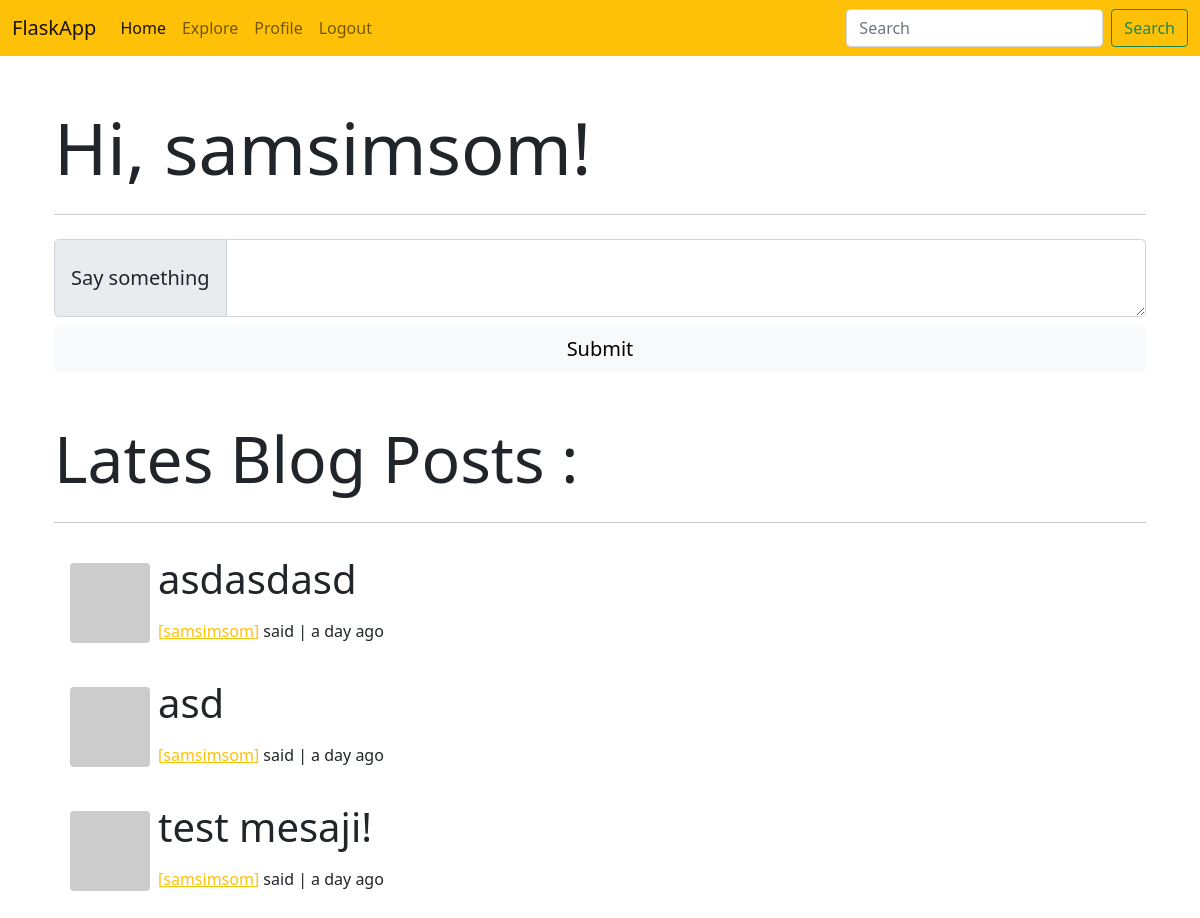
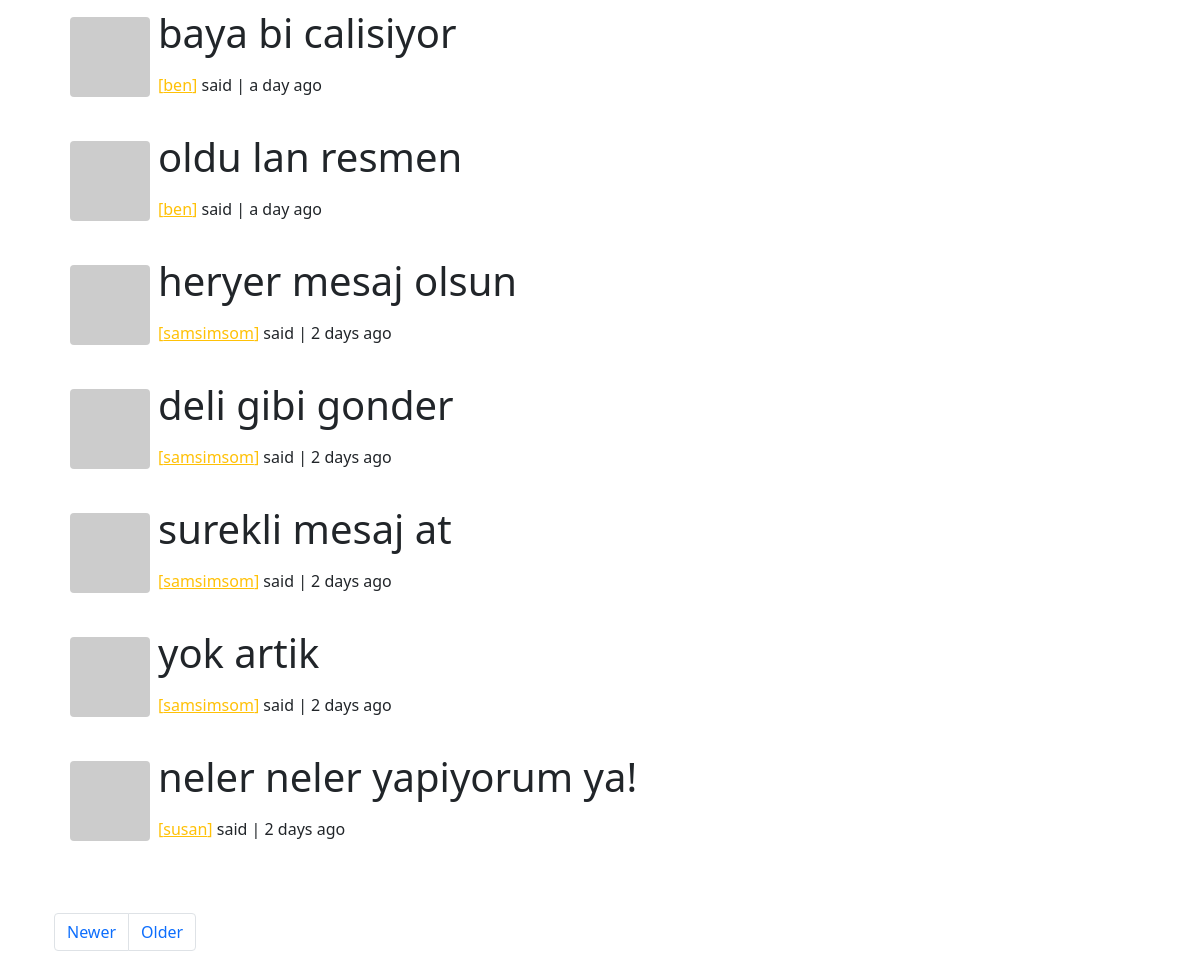
Screenshot of /index?page=2 (signed in) with the database file from the repository (2 pictures, top to bottom).
### app/models.py (models this page shows, shortened)
class User(UserMixin, db.Model):
    id = db.Column(db.Integer, primary_key=True)
    username = db.Column(db.String(64), index=True, unique=True)
    email = db.Column(db.String(120), index=True, unique=True)
    password_hash = db.Column(db.String(128))
    about_me = db.Column(db.String(140))
    last_seen = db.Column(db.DateTime, default=datetime.utcnow)
    posts = db.relationship('Post', backref='author', lazy='dynamic')
    followed = db.relationship('User',
                               secondary=followers,
                               primaryjoin=(followers.c.follower_id == id),
                               secondaryjoin=(followers.c.followed_id == id),
                               backref=db.backref('followers', lazy='dynamic'),
                               lazy='dynamic')
    def avatar(self, size):
        digest = md5(self.email.lower().encode('utf-8')).hexdigest()
        return f'https://www.gravatar.com/avatar/{digest}?d=identicon&s={size}'
    def followed_posts(self):
        followed = Post.query.join(
            followers, (followers.c.followed_id == Post.user_id)).filter(
                followers.c.follower_id == self.id)
        return followed.union(self.posts).order_by(Post.timestamp.desc())

class Post(db.Model):
    id = db.Column(db.Integer, primary_key=True)
    body = db.Column(db.String(140))
    timestamp = db.Column(db.DateTime, index=True, default=datetime.utcnow)
    user_id = db.Column(db.Integer, db.ForeignKey('user.id'))

### app/main/routes.py (the view)
@bp.route('/', methods=['GET', 'POST'])
@bp.route('/index', methods=['GET', 'POST'])
@login_required
def index():
    form = PostForm()
    if form.validate_on_submit():
        post = Post(body=form.post.data, author=current_user)
        db.session.add(post)
        db.session.commit()
        flash('Your post is now live!')
        return redirect(url_for('main.index'))
    page = request.args.get('page', 1, type=int)
    posts = current_user.followed_posts().paginate(
        page, current_app.config['POSTS_PER_PAGE'], False)
    next_url = url_for('main.index', page=posts.next_num) \
        if posts.has_next else None
    prev_url = url_for('main.index', page=posts.prev_num) \
        if posts.has_prev else None
    return render_template('index.html',
                           title='Home',
                           user=user,
                           posts=posts.items,
                           next_url=next_url,
                           prev_url=prev_url,
                           form=form)

### app/main/forms.py
class PostForm(FlaskForm):
    post = TextAreaField('Say something',
                         validators=[DataRequired(), Length(min=1, max=140)])
    submit = SubmitField('Submit')

### app/main/routes.py (called while the page is built)
@bp.before_request
def before_request():
    if current_user.is_authenticated:
        current_user.last_seen = datetime.utcnow()
        db.session.commit()

### app/models.py (called while the page is built)
@login.user_loader
def load_user(id):
    return User.query.get(int(id))

### app/templates/index.html (shortened to what this page needs)
{% extends 'base.html' %}
{% block app_content %}
{% if request.url_rule.endpoint == "main.index" %}
<div class="container-fluid">
    <h1 class="display-2">Hi, {{ current_user.username }}!</h1>
    <hr class="my-4">
</div>
{% endif %}
<div class="container-fluid">
    {% if request.url_rule.endpoint == "main.index" %}
    <form action="" method="post">
        <div class="input-group input-group-lg">
        <span class="input-group-text">{{ form.post.label }}</span>
        {{ form.post(class_="form-control") }}
        </div>
        <div class="d-grid gap-2 mt-2">
        {{ form.submit(class_="btn btn-light btn-lg")}}
        </div>
    </form>
    {% endif %}
</div>
<div class="container-fluid mt-5">
    <h1 class="display-3">Lates Blog Posts :</h1>
    <hr class="my-4">
    {% for post in posts %}
        {% include "_post.html" %}
    {% endfor %}
</div>
<div class="container-fluid mt-5">
    {% include "_pagination.html" %}
</div>
{% endblock app_content %}

### app/templates/_post.html
<div class="d-flex bd-highlight p-2 mb-1">
<div class="d-flex flex-row bd-highlight">
  <div class="bd-highlight p-2">
    <img class="rounded" src="{{ post.author.avatar(76) }}">
  </div>
  <div class="bd-highlight">
  <p class="display-6">{{ post.body }}</p>
    <div class="d-flex flex-column bd-highlight align-self-end">
    <div class="bd-highlight">
    <p>
        <a href="{{ url_for('main.user', username=post.author.username) }}" class="link-warning">
        [{{ post.author.username }}]</a> said | {{ moment(post.timestamp).fromNow() }}
    </p>
    </div>
    </div>
  </div>
</div>
</div>

### rows the page displays
User: username "samsimsom"
Post: body "asdasdasd", author.username "samsimsom", timestamp "a day ago"
Post: body "asd", author.username "samsimsom", timestamp "a day ago"
Post: body "test mesaji!", author.username "samsimsom", timestamp "a day ago"
Post: body "baya bi calisiyor", author.username "ben", timestamp "a day ago"
Post: body "oldu lan resmen", author.username "ben", timestamp "a day ago"
Post: body "heryer mesaj olsun", author.username "samsimsom", timestamp "2 days ago"
Post: body "deli gibi gonder", author.username "samsimsom", timestamp "2 days ago"
Post: body "surekli mesaj at", author.username "samsimsom", timestamp "2 days ago"
Post: body "yok artik", author.username "samsimsom", timestamp "2 days ago"
Post: body "neler neler yapiyorum ya!", author.username "susan", timestamp "2 days ago"
